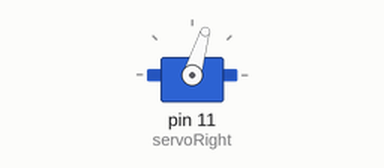
Bench run of a sketch on a simulated Arduino Uno, built with avr-gcc and run on an emulated ATmega328P. On the bench: servo.

Above: at 0.1 s.
At 3.1 s:
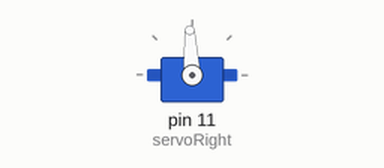
At 4.1 s:
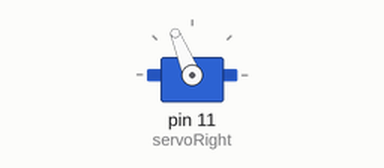
Timing chart, 0 to 5.6 s (numbered marks = the images above):
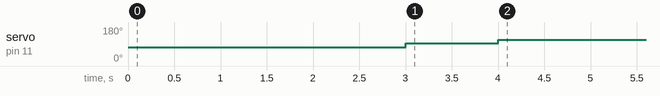

The sketch:

RightServoTest.ino
```cpp
/*
Right servo turns CW three seconds, stops 1 second,
then CCW three seconds.
*/

#include <Servo.h>

Servo servoRight;

void setup() {
  // Attach right servo to pin 11
  servoRight.attach(11);

  // Set right servo to turn CW
  servoRight.writeMicroseconds(1300);

  // Turn for three seconds
  delay(3000);

  // Stop the servo
  servoRight.writeMicroseconds(1500);

  // Stay stopped for 1 second
  delay(1000);

  // Set right servo to turn CCW
  servoRight.writeMicroseconds(1700);

  // Turn for three seconds
  delay(3000);

  // Stop and detach the right servo
  servoRight.detach();
}

void loop() {
  // Nothing to repeat
}
```
